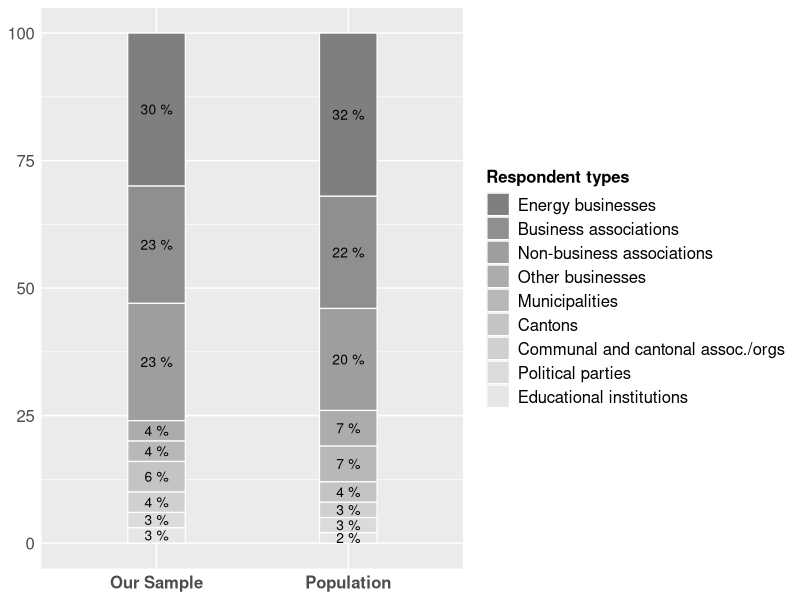
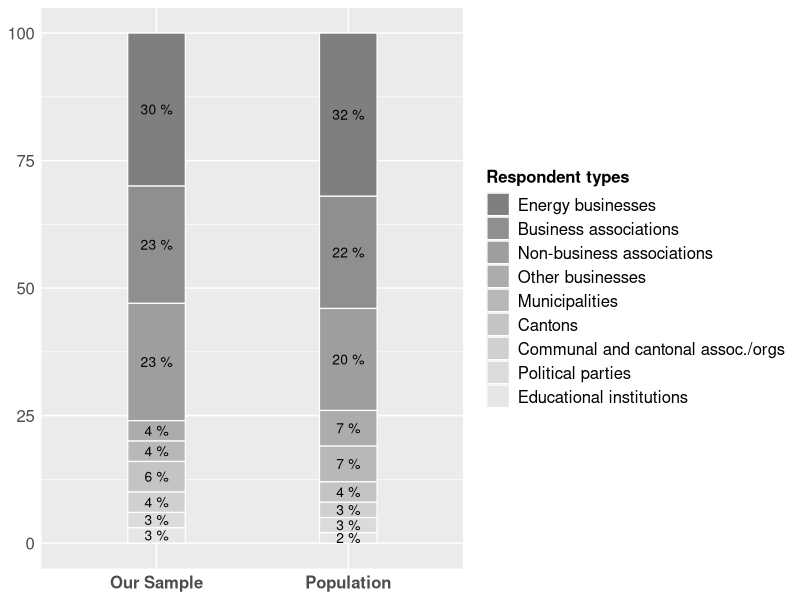
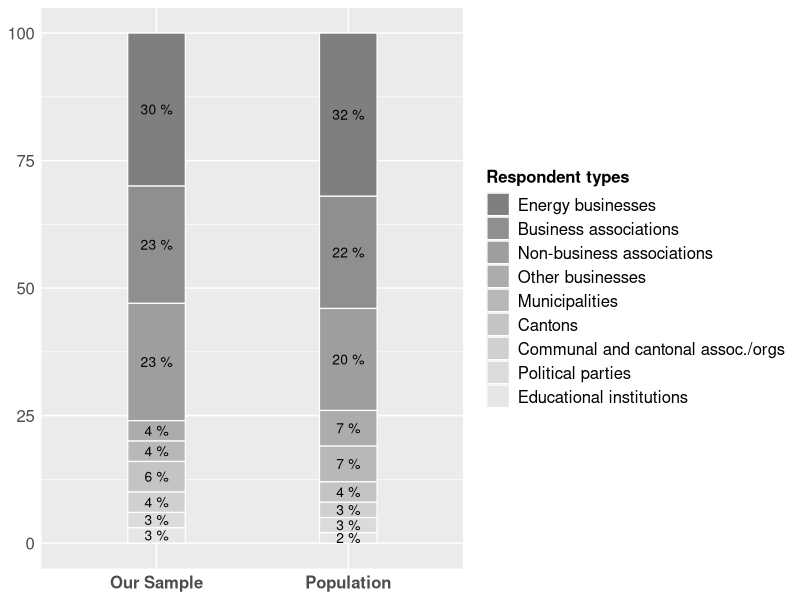

Source code (R) for these figures, in order:
## ----setup, include=FALSE------------------------------------------------
knitr::opts_chunk$set(echo = TRUE)


## ----cars, warning=FALSE-------------------------------------------------
library(ggplot2)


## ----data----------------------------------------------------------------
data <- data.frame(
   actor = c("Energy businesses", "Business associations", "Non-business associations", "Other businesses", "Municipalities", "Cantons", "Communal and cantonal assoc./orgs", "Political parties", "Educational institutions", "Energy businesses", "Business associations", "Non-business associations", "Other businesses", "Municipalities", "Cantons", "Communal and cantonal assoc./orgs", "Political parties", "Educational institutions"),
  percent = c(32, 22, 20, 7, 7, 4,  3, 3, 2, 30, 23, 23, 4, 4, 6, 4, 3, 3), ## % of population first, then sample
  group = c(rep("Population", 9), rep("Our Sample", 9)),
  order = c(as.character(rep(1:9,2)))
)


## ----plottheme-----------------------------------------------------------
# plot theme.
blank_themep <-  #theme_minimal()+
  theme(
    axis.title.x = element_blank(),
    axis.title.y = element_blank(),
    #panel.border = element_blank(),
    #panel.grid=element_blank(),
    axis.ticks = element_blank(),
    plot.title= element_text(size=15, face="bold",hjust = 0.5),
    legend.title=element_text(size=12, face="bold"),
    legend.text=element_text(size=12),
    axis.text.x=element_text(size=12, face="bold"),
    axis.text.y=element_text(size=12)
   )


## ----gray----------------------------------------------------------------
# my gray scale.
n <- 9
grayscale <- gray.colors(n, start = 0.5, end = 0.9, gamma = 1.8)


## ----bar-----------------------------------------------------------------
base <- 
  ggplot(data, aes(x=group, y=percent, fill=order, label = paste(percent,"%"))) +
  geom_bar(width = 0.3,  color = "white", size = 0.4, stat = "identity", position = "stack") +  # color/size for borders
  scale_fill_manual(values = grayscale[1:n], labels = data$actor)+
  geom_text(size = 3.5, position = position_stack(vjust = 0.5)) +  # for graph labels
  labs(fill ="Respondent types") +
  blank_themep
plot(base)


## ----save, results='hide'------------------------------------------------
png(file="../outputs/fig_actor_hr.png", width = 7, height = 5, units = "in", res = 300) ## high res
    base
dev.off()
png(file="../outputs/fig_actor_lr.png", width = 7, height = 5, units = "in", res = 70) ## low res
    base
dev.off()

